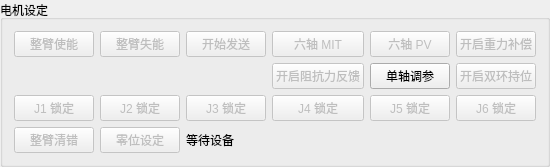
       <widget class="QGroupBox" name="motorGroup">
        <property name="title">
         <string>电机设定</string>
        </property>
        <layout class="QGridLayout" name="motorGroupLayout">
         <item row="1" column="3">
          <widget class="QPushButton" name="forceFeedbackButton">
           <property name="enabled"><bool>false</bool></property>
           <property name="text"><string>开启阻抗力反馈</string></property>
           <property name="toolTip"><string>六轴 MIT 重力补偿开启后，按（从端角度 − 主端角度）的最短角差 × 刚度 − 主端实测角速度 × 阻尼计算关节反馈力矩。各轴单独限幅，上限为 0 时该轴不输出力反馈。</string></property>
          </widget>
         </item>
         <item row="1" column="4">
          <widget class="QPushButton" name="pidTuneButton">
           <property name="text"><string>单轴调参</string></property>
          </widget>
         </item>
         <item row="1" column="5">
          <widget class="QPushButton" name="pidHoldButton">
           <property name="enabled"><bool>false</bool></property>
           <property name="text"><string>开启双环持位</string></property>
           <property name="toolTip"><string>锁存当前六轴 MIT 反馈位置。退出持位后继续重力补偿及已开启的力反馈。</string></property>
          </widget>
         </item>
         <item row="3" column="0"><widget class="QPushButton" name="clearButton"><property name="text"><string>整臂清错</string></property><property name="enabled"><bool>false</bool></property></widget></item>
         <item row="0" column="0">
          <widget class="QPushButton" name="enableButton">
           <property name="text">
            <string>整臂使能</string>
           </property>
           <property name="enabled">
            <bool>false</bool>
           </property>
          </widget>
         </item>
         <item row="0" column="1">
          <widget class="QPushButton" name="disableButton">
           <property name="text">
            <string>整臂失能</string>
           </property>
           <property name="enabled">
            <bool>false</bool>
           </property>
          </widget>
         </item>
         <item row="0" column="2">
          <widget class="QPushButton" name="sendButton">
           <property name="text">
            <string>开始发送</string>
           </property>
           <property name="toolTip">
            <string>停止发送会结束周期控制，电机保持使能。需要失能时请点击“整臂失能”。</string>
           </property>
           <property name="enabled">
            <bool>false</bool>
           </property>
          </widget>
         </item>
         <item row="0" column="3">
          <widget class="QPushButton" name="mitButton">
           <property name="text">
            <string>六轴 MIT</string>
           </property>
           <property name="toolTip">
            <string>周期发送中释放到 MIT。已开启重力补偿时，首帧即使用当前姿态的补偿力矩。</string>
           </property>
           <property name="enabled">
            <bool>false</bool>
           </property>
          </widget>
         </item>
         <item row="0" column="4">
          <widget class="QPushButton" name="pvButton">
           <property name="text">
            <string>六轴 PV</string>
           </property>
           <property name="toolTip">
            <string>周期发送中切到 PV，按切换瞬间的实测关节位置持位。</string>
           </property>
           <property name="enabled">
            <bool>false</bool>
           </property>
          </widget>
         </item>
         <item row="0" column="5">
          <widget class="QPushButton" name="gravityButton">
           <property name="text">
            <string>开启重力补偿</string>
           </property>
           <property name="toolTip">
            <string>开启后，MIT 关节从下一个发送周期起按当前姿态和设定增益输出补偿力矩。切到 PV 后保留开关状态。</string>
           </property>
           <property name="enabled">
            <bool>false</bool>
           </property>
          </widget>
         </item>
         <item row="3" column="1"><widget class="QPushButton" name="zeroButton"><property name="text"><string>零位设定</string></property><property name="enabled"><bool>false</bool></property></widget></item>
         <item row="3" column="2" colspan="4"><widget class="QLabel" name="controlStatus"><property name="text"><string>等待设备</string></property><property name="wordWrap"><bool>true</bool></property></widget></item>
         <item row="2" column="0">
          <widget class="QPushButton" name="lockJ1">
           <property name="text">
            <string>J1 锁定</string>
           </property>
           <property name="enabled">
            <bool>false</bool>
           </property>
          </widget>
         </item>
         <item row="2" column="1">
          <widget class="QPushButton" name="lockJ2">
           <property name="text">
            <string>J2 锁定</string>
           </property>
           <property name="enabled">
            <bool>false</bool>
           </property>
          </widget>
         </item>
         <item row="2" column="2">
          <widget class="QPushButton" name="lockJ3">
           <property name="text">
            <string>J3 锁定</string>
           </property>
           <property name="enabled">
            <bool>false</bool>
           </property>
          </widget>
         </item>
         <item row="2" column="3">
          <widget class="QPushButton" name="lockJ4">
           <property name="text">
            <string>J4 锁定</string>
           </property>
           <property name="enabled">
            <bool>false</bool>
           </property>
          </widget>
         </item>
         <item row="2" column="4">
          <widget class="QPushButton" name="lockJ5">
           <property name="text">
            <string>J5 锁定</string>
           </property>
           <property name="enabled">
            <bool>false</bool>
           </property>
          </widget>
         </item>
         <item row="2" column="5">
          <widget class="QPushButton" name="lockJ6">
           <property name="text">
            <string>J6 锁定</string>
           </property>
           <property name="enabled">
            <bool>false</bool>
           </property>
          </widget>
         </item>
        </layout>
       </widget>
